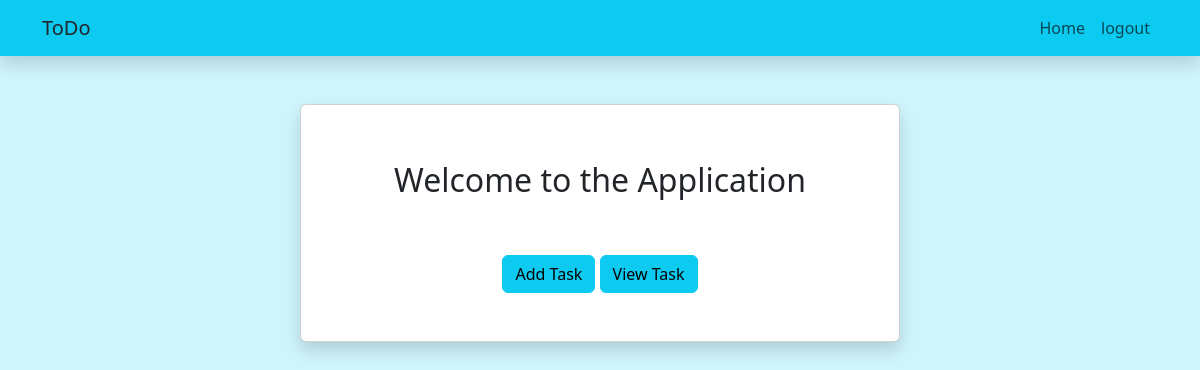
The app's page /task_manager/welcome/ (signed in), older data.
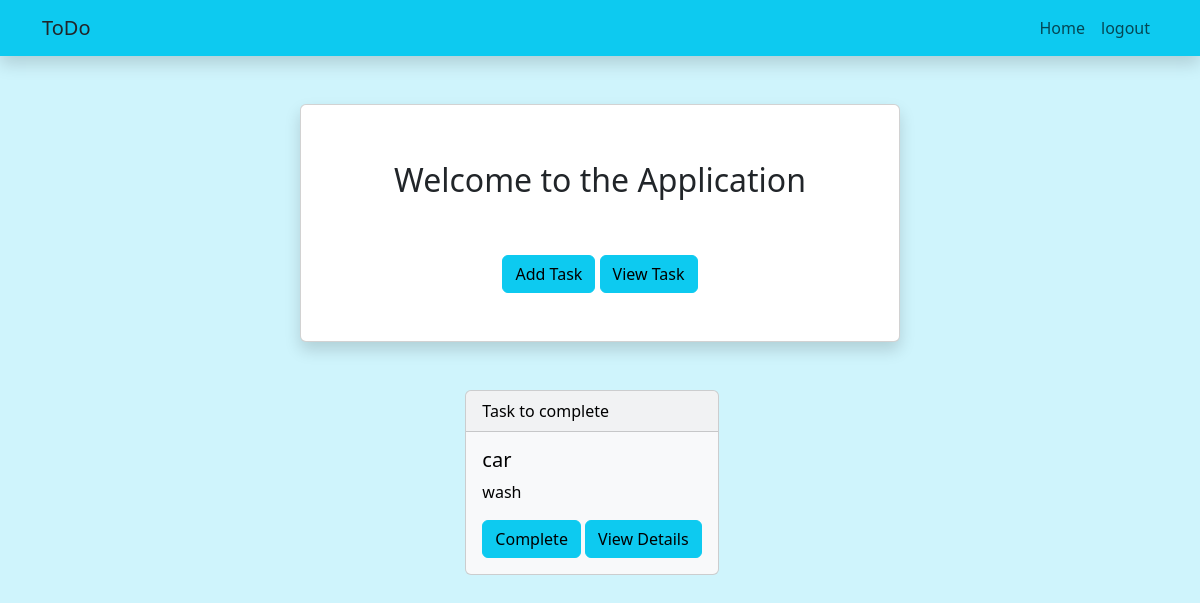
The same page, newer data.
### task_manager/models.py (models this page shows, shortened)
class TaskModel(models.Model):
    task_name = models.CharField(max_length=100)
    task_description = models.TextField(max_length=200)
    created_date = models.DateTimeField(auto_now_add=True)
    due_date = models.DateTimeField()
    priority_level = [
        ("low","low"),
        ("medium","medium"),
        ("high","high")
    ]
    priority = models.CharField(max_length=10,choices=priority_level)
    point = models.IntegerField(default=0)
    status =models.BooleanField(default=False)
    user = models.ForeignKey(User,on_delete=models.CASCADE)

### task_manager/views.py (the view)
# urls.py: path('task_manager/welcome/',WelcomeView.as_view(),name="Welcome"),
class WelcomeView(View):
    def get(self,request):
        data = TaskModel.objects.filter(user = request.user,status = False).values('id','task_name','task_description')
        return render(request,"welcome.html",{'data':data})

### task_manager/templates/welcome.html (shortened to what this page needs)
<!DOCTYPE html>
<html lang="en">
<head>
    <link href="https://cdn.jsdelivr.net/npm/bootstrap@5.3.3/dist/css/bootstrap.min.css" rel="stylesheet"
>
</head>
<body class="bg-info-subtle">
    <div>
        <nav class="navbar navbar-expand-lg bg-info bg-gradients shadow">
            <div class="container">
                <a href="" class="navbar-brand card-title">
                    ToDo
                </a>
                <div class="d-flex justify-content-start">
                    <ul class="navbar-nav">
                        <li class="nav-item">
                            <a href="" class="nav-link">Home</a>
                        </li>
                        <li>
                            <a class="nav-link" href="http://127.0.0.1:8000">logout</a>
                        </li>
                    </ul>
                </div>
            </div>
        </nav>
    </div>
    <div class="d-flex justify-content-center mt-5">
        <div class="card col-md-6 shadow bg-primary.bg-gradients">
            <div class="d-flex justify-content-center mt-5">
                <h2 class="mt-2 card-title">Welcome to the Application </h2>
            </div>
            <div class="d-flex justify-content-center mb-5 mt-5">
                <div>
                    <button class="btn btn-info">
                        <a href="http://127.0.0.1:8000/task_manager/taskadd/" class="nav-link">Add Task</a>
                    </button>
                    <button class="btn btn-info">
                        <a href="http://127.0.0.1:8000/task_manager/alltask/" class="nav-link">View Task</a>
                    </button>
                </div>
            </div>
        </div>
    </div>
    <div class="col-md-12 d-flex justify-content-center">
        {%for i in data%}
        <div class="card text-bg-light mb-3 me-3 mt-5" style="max-width: 18rem;">
            <div class="card-header">Task to complete</div>
            <div class="card-body">
                <h5 class="card-title">{{i.task_name}}</h5>
                <p class="card-text">{{i.task_description}}</p>
                <button type="submit" class="btn btn-info"><a href="{%url 'complete' i.id%}"
                        class="nav-link">Complete</a></button>
                <button type="submit" class="btn btn-info"><a href="{% url 'details' i.id %}" class="nav-link">View
                        Details</a></button>
            </div>
        </div>
        {%endfor%}
    </div>
</body>
</html>

Row changes from the older to the newer data that the page shows:
added TaskModel: task_name "car", task_description "wash"
